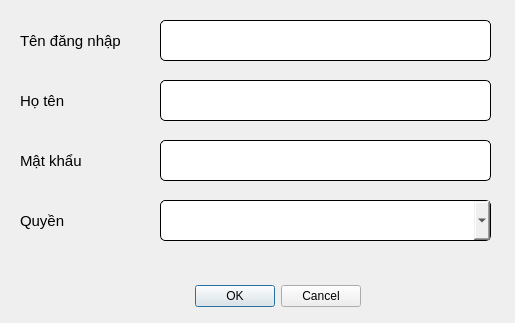
<?xml version="1.0" encoding="UTF-8"?>
<ui version="4.0">
 <class>Dialog</class>
 <widget class="QDialog" name="Dialog">
  <property name="geometry">
   <rect>
    <x>0</x>
    <y>0</y>
    <width>515</width>
    <height>323</height>
   </rect>
  </property>
  <property name="windowTitle">
   <string>Dialog</string>
  </property>
  <property name="styleSheet">
   <string notr="true">QLineEdit {
	border-radius: 5px;
	border: 1px solid #000000;
	padding: 10px;
}
QComboBox {
	border-radius: 5px;
	border: 1px solid #000000;
	padding: 10px;
}</string>
  </property>
  <widget class="QDialogButtonBox" name="btn_box">
   <property name="geometry">
    <rect>
     <x>20</x>
     <y>280</y>
     <width>341</width>
     <height>32</height>
    </rect>
   </property>
   <property name="orientation">
    <enum>Qt::Horizontal</enum>
   </property>
   <property name="standardButtons">
    <set>QDialogButtonBox::Cancel|QDialogButtonBox::Ok</set>
   </property>
  </widget>
  <widget class="QLabel" name="label_11">
   <property name="geometry">
    <rect>
     <x>20</x>
     <y>20</y>
     <width>131</width>
     <height>41</height>
    </rect>
   </property>
   <property name="font">
    <font>
     <pointsize>11</pointsize>
    </font>
   </property>
   <property name="text">
    <string>Tên đăng nhập</string>
   </property>
  </widget>
  <widget class="QLabel" name="label_10">
   <property name="geometry">
    <rect>
     <x>20</x>
     <y>200</y>
     <width>131</width>
     <height>41</height>
    </rect>
   </property>
   <property name="font">
    <font>
     <pointsize>11</pointsize>
    </font>
   </property>
   <property name="text">
    <string>Quyền</string>
   </property>
  </widget>
  <widget class="QLineEdit" name="username_input">
   <property name="geometry">
    <rect>
     <x>160</x>
     <y>20</y>
     <width>331</width>
     <height>41</height>
    </rect>
   </property>
   <property name="font">
    <font>
     <pointsize>9</pointsize>
    </font>
   </property>
   <property name="placeholderText">
    <string/>
   </property>
  </widget>
  <widget class="QComboBox" name="role_box">
   <property name="geometry">
    <rect>
     <x>160</x>
     <y>200</y>
     <width>331</width>
     <height>41</height>
    </rect>
   </property>
   <property name="font">
    <font>
     <kerning>true</kerning>
    </font>
   </property>
   <property name="frame">
    <bool>true</bool>
   </property>
  </widget>
  <widget class="QLabel" name="label_12">
   <property name="geometry">
    <rect>
     <x>20</x>
     <y>80</y>
     <width>131</width>
     <height>41</height>
    </rect>
   </property>
   <property name="font">
    <font>
     <pointsize>11</pointsize>
    </font>
   </property>
   <property name="text">
    <string>Họ tên</string>
   </property>
  </widget>
  <widget class="QLineEdit" name="fullname_input">
   <property name="geometry">
    <rect>
     <x>160</x>
     <y>80</y>
     <width>331</width>
     <height>41</height>
    </rect>
   </property>
   <property name="font">
    <font>
     <pointsize>9</pointsize>
    </font>
   </property>
   <property name="placeholderText">
    <string/>
   </property>
  </widget>
  <widget class="QLabel" name="label_13">
   <property name="geometry">
    <rect>
     <x>20</x>
     <y>140</y>
     <width>131</width>
     <height>41</height>
    </rect>
   </property>
   <property name="font">
    <font>
     <pointsize>11</pointsize>
    </font>
   </property>
   <property name="text">
    <string>Mật khẩu</string>
   </property>
  </widget>
  <widget class="QLineEdit" name="password_input">
   <property name="geometry">
    <rect>
     <x>160</x>
     <y>140</y>
     <width>331</width>
     <height>41</height>
    </rect>
   </property>
   <property name="font">
    <font>
     <pointsize>9</pointsize>
    </font>
   </property>
   <property name="echoMode">
    <enum>QLineEdit::Password</enum>
   </property>
   <property name="placeholderText">
    <string/>
   </property>
  </widget>
 </widget>
 <resources/>
 <connections>
  <connection>
   <sender>btn_box</sender>
   <signal>accepted()</signal>
   <receiver>Dialog</receiver>
   <slot>accept()</slot>
   <hints>
    <hint type="sourcelabel">
     <x>248</x>
     <y>254</y>
    </hint>
    <hint type="destinationlabel">
     <x>157</x>
     <y>274</y>
    </hint>
   </hints>
  </connection>
  <connection>
   <sender>btn_box</sender>
   <signal>rejected()</signal>
   <receiver>Dialog</receiver>
   <slot>reject()</slot>
   <hints>
    <hint type="sourcelabel">
     <x>316</x>
     <y>260</y>
    </hint>
    <hint type="destinationlabel">
     <x>286</x>
     <y>274</y>
    </hint>
   </hints>
  </connection>
 </connections>
</ui>
